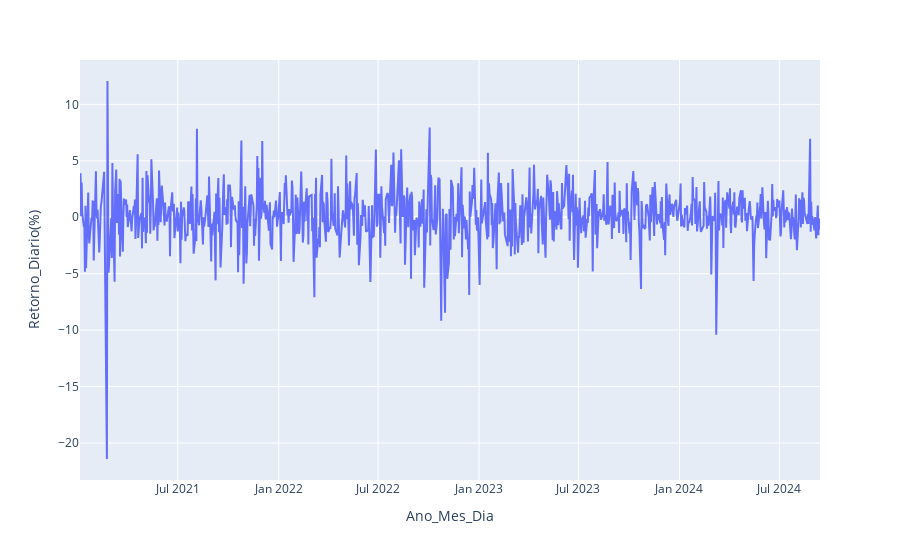

Source (notebook cell):
### Code cell
import plotly.express 

ultimos_dias2['Ano_Mes_Dia'] = ultimos_dias2['Ano_Mes_Dia'].dt.to_timestamp()

fig = plotly.express.line(ultimos_dias2, x='Ano_Mes_Dia', y="Retorno_Diario(%)")
fig.show()

### Figure 1 — Plotly figure (JSON) as saved in the notebook; plotly's stock layout.template omitted (floating-point values rounded to 4 significant figures; data arrays with more than 128 entries replaced by an {"elided": "..."} marker saying what was removed)
{"data": [{"hovertemplate": "Ano_Mes_Dia=%{x}<br>Retorno_Diario(%)=%{y}<extra></extra>", "legendgroup": "", "line": {"color": "#636efa", "dash": "solid"}, "marker": {"symbol": "circle"}, "mode": "lines", "name": "", "orientation": "v", "showlegend": false, "type": "scatter", "x": {"elided": "930 str values"}, "xaxis": "x", "y": {"elided": "930 float values"}, "yaxis": "y"}], "layout": {"legend": {"tracegroupgap": 0}, "margin": {"t": 60}, "xaxis": {"anchor": "y", "domain": [0, 1], "title": {"text": "Ano_Mes_Dia"}}, "yaxis": {"anchor": "x", "domain": [0, 1], "title": {"text": "Retorno_Diario(%)"}}}}
